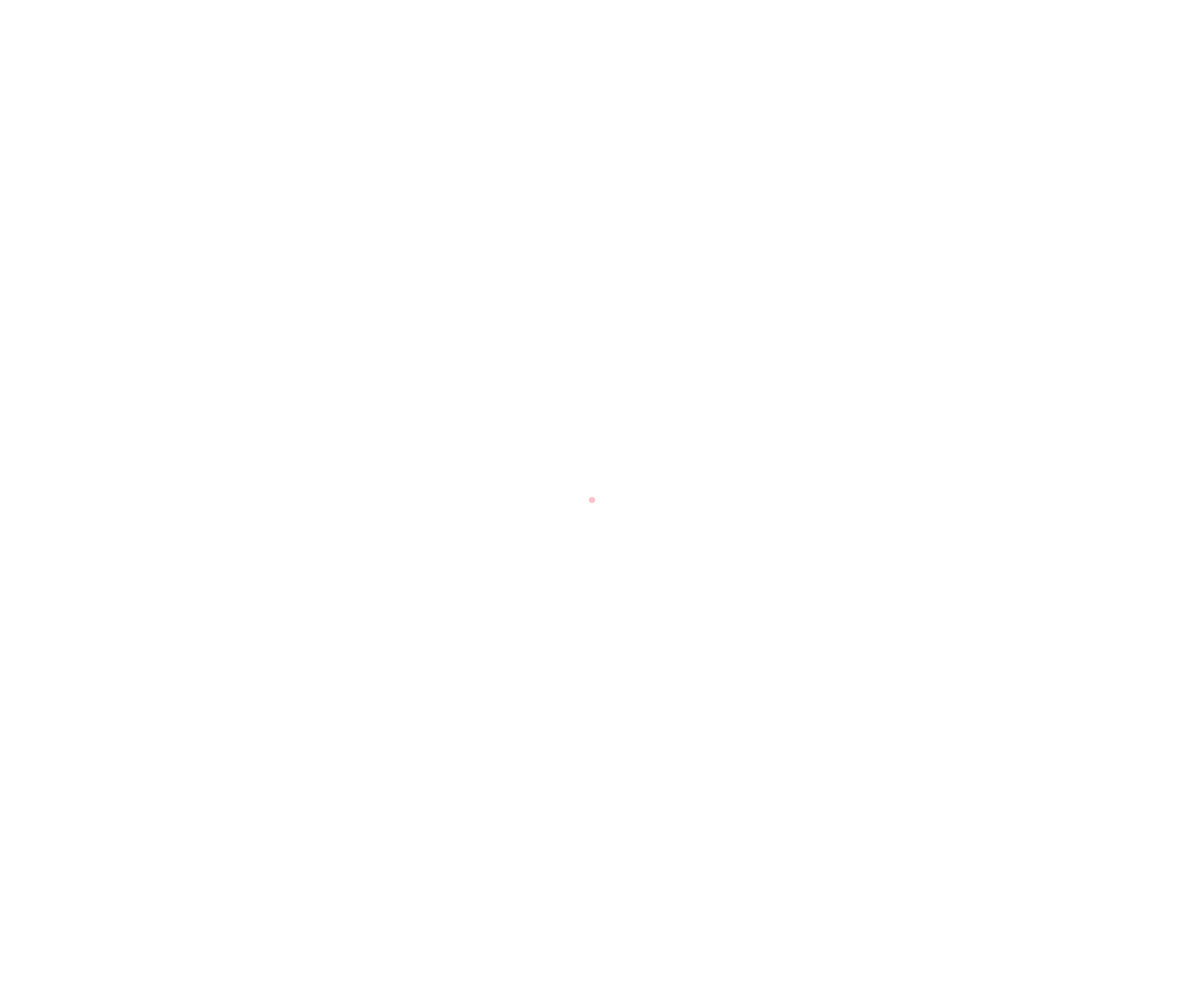
Frame 1 (no input)
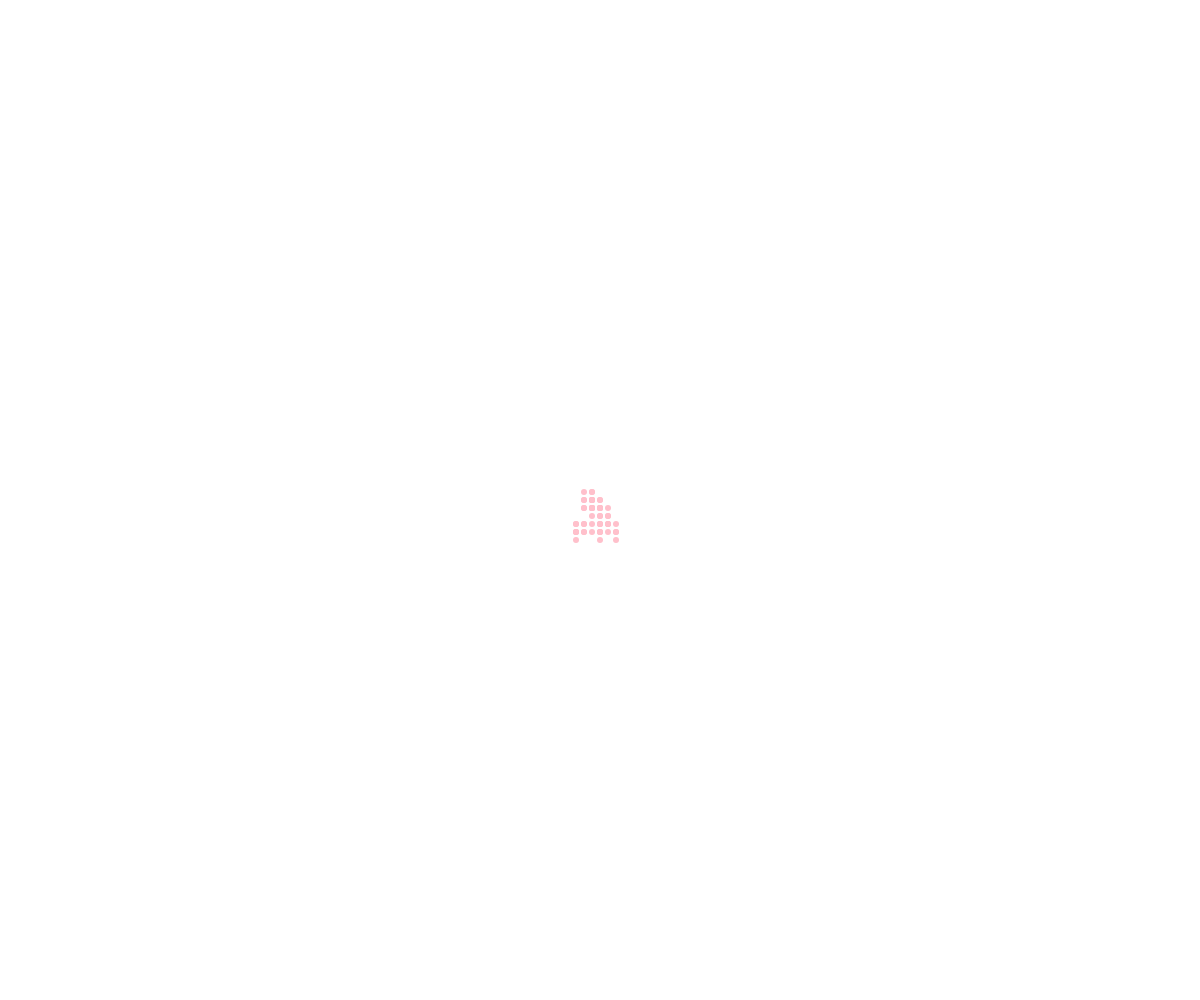
Frame 60 (no input)
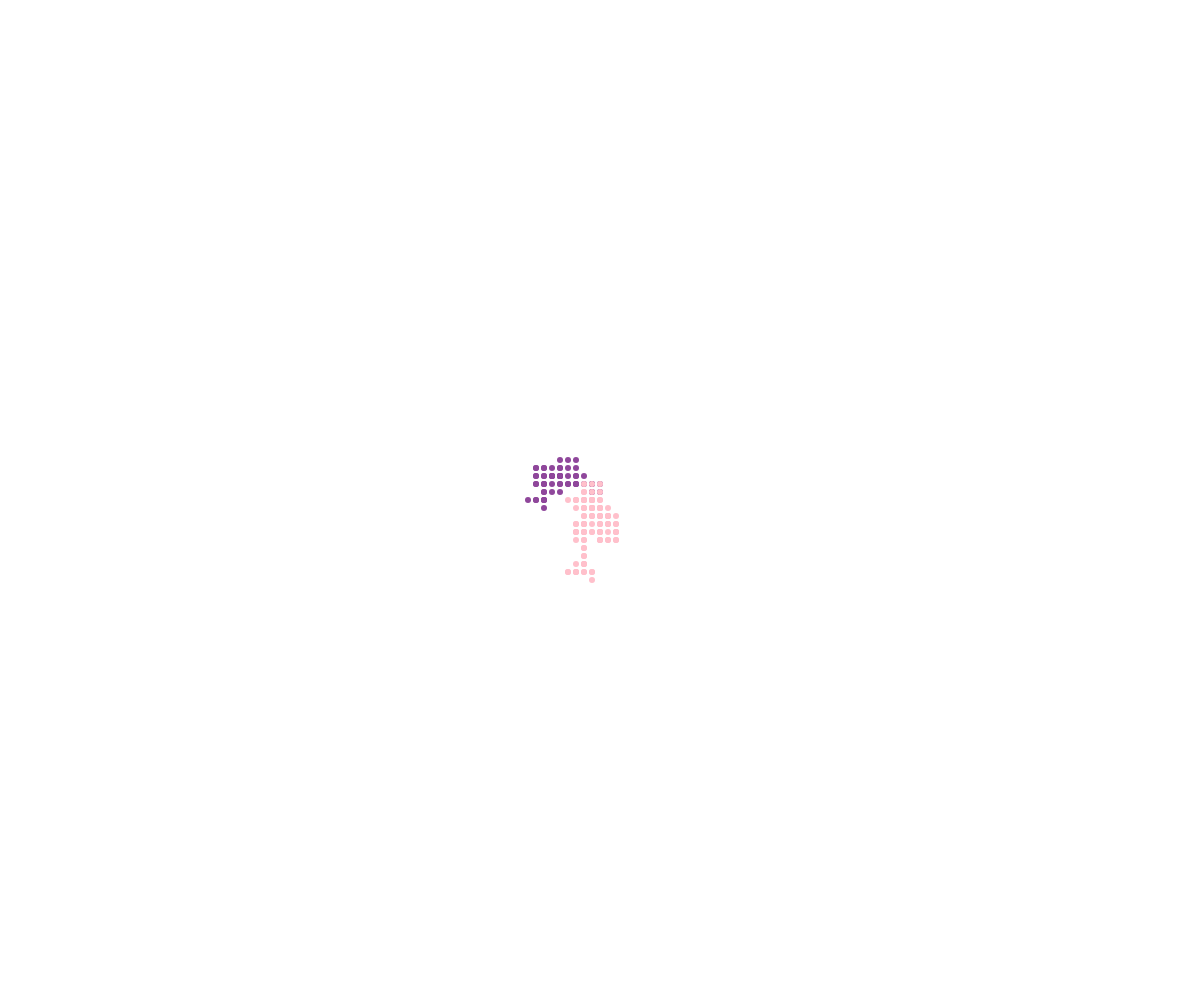
Frame 120 (the mouse pressed at the canvas centre since frame 60)

The p5.js sketch that drew these frames (run headless with seeded random() and noise() and a simulated clock; from frame 60 on, the mouse is pressed at the canvas centre):

// p5.js sketch
// ── sketch.js
// Walker OOP Demo

class Walker {
  constructor(x, y, theColor) {
    this.x = x;
    this.y = y;
    this.speed = 8;
    this.radius = 3;
    this.color = theColor;
  }

  display() {
    noStroke();
    fill(this.color);
    circle(this.x, this.y, this.radius * 2);
  }

  move() {
    let choice = random(100);
    if (choice < 25) {
      // up
      this.y -= this.speed;
    }
    else if (choice < 50) {
      // down
      this.y += this.speed;
    }
    else if (choice < 75) {
      // left
      this.x -= this.speed;
    }
    else {
      // right
      this.x += this.speed;
    }
  }
}

let walkers = [];

function setup() {
  createCanvas(windowWidth, windowHeight);
  let newWalker = new Walker(width / 2, height / 2, "pink");
  walkers.push(newWalker);
}

function draw() {
  for (let walker of walkers) {
    walker.move();
    walker.display();
  }
}

function mousePressed() {
  let randomColor = color(random(255), random(255), random(255));
  let someWalker = new Walker(mouseX, mouseY, randomColor);
  walkers.push(someWalker);
}
